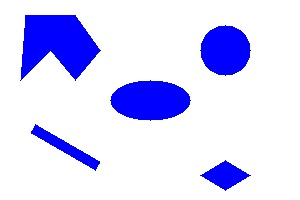
#> input picture map.jpg, 300 x 200 px
$ python planning.py
#> lines starting #> are read from the running program, lines starting #| are printed output that depends on the picture
import numpy as np
from utils import const
from queue import PriorityQueue
import cv2
import imageio
import time


class PathPlanning:

    def __init__(self,start_node, goal_node, step_size, step_theta):
        self.step_theta = step_theta
        self.start_node = start_node[0], start_node[1], start_node[2]//self.step_theta
        self.goal_node = goal_node[0], goal_node[1]
        self.step_size = step_size
        # Store map dimensions
        self.map_size = const.map_size[0], const.map_size[1], (const.total_angle // step_theta)
        # Define 3-D arrays to store information about generated nodes and parent nodes
        self.parent = np.full(fill_value=const.no_parent, shape=self.map_size)
        # Define a 3-D array to store base cost of each node
        self.base_cost = np.full(fill_value=const.default_base_cost, shape=self.map_size)
        self.base_cost[self.start_node[0]][self.start_node[1]][self.start_node[2]] = 0

    def get_cost2go(self, curr_node):
        if const.heuristic == "euclidean":
            return np.sqrt(((self.goal_node[0] - curr_node[0]) ** 2) + ((self.goal_node[1] - curr_node[1]) ** 2))

    def get_cost2come(self, curr_node, child_node):
        return np.sqrt(((child_node[0]- curr_node[0])**2) + ((child_node[1]- curr_node[1])**2)) + \
                self.base_cost[curr_node[0]][curr_node[1]][curr_node[2]]

    def get_cost(self,curr_node, child_node):
        if curr_node == self.start_node:
            return self.get_cost2go(curr_node)
        return self.get_cost2come(curr_node,child_node) + self.get_cost2go(child_node)

    def get_child_node(self, curr_node, action):
        theta_new = (curr_node[2]+action-int(const.max_actions/2))*self.step_theta
        x_new = round(curr_node[0] + self.step_size*np.sin(np.radians(theta_new)))
        y_new = round(curr_node[1] + self.step_size*np.cos(np.radians(theta_new)))
        return int(x_new), int(y_new), int(theta_new // self.step_theta) % (12)

    def is_valid(self, map_, curr_node):
        if 0 < curr_node[0] < self.map_size[0] and 0 < curr_node[1] < self.map_size[1]\
                and (map_[curr_node[0]][curr_node[1]] == [255, 255, 255]).all():
            return True
        else:
            return False

    def Astar(self, map_):

        start_time = time.time()
        explore_queue = PriorityQueue()
        explore_queue.put((self.get_cost(self.start_node, None), self.start_node))
        img = cv2.circle(map_, (self.start_node[1], self.start_node[0]), 3, [0, 0, 0], -1)
        img = cv2.circle(img, (self.goal_node[1], self.goal_node[0]), 3, [0, 0, 0],  -1)
        #cv2.imshow('curr', map_); cv2.waitKey(0); cv2.destroyAllWindows()

        while explore_queue:
            curr_node = explore_queue.get()[1]
            if self.get_cost2go(curr_node) < const.goal_thresh:
                print("Found goal in {}s".format(time.time()-start_time))
                self.find_optimal_path(img, curr_node)
                break

            for action in range(const.max_actions):
                child_node = self.get_child_node(curr_node, action)
                if self.is_valid(map_, child_node) and self.get_cost2come(curr_node, child_node) \
                    < self.base_cost[child_node[0]][child_node[1]][child_node[2]]:
                    img[child_node[0]][child_node[1]] = [0, 255, 0]
                    #cv2.imshow('curr', map_); cv2.waitKey(1)#; cv2.destroyAllWindows()
                    self.base_cost[child_node[0]][child_node[1]][child_node[2]] = \
                        self.get_cost2come(curr_node, child_node)
                    explore_queue.put((self.get_cost(curr_node, child_node), child_node))
                    self.parent[child_node[0]][child_node[1]][child_node[2]] = \
                        np.ravel_multi_index([curr_node[0], curr_node[1], curr_node[2]], dims=self.map_size)

    def find_optimal_path(self, img, curr_node):
        nodes = []
        images = []
        output = './outputs/output.gif'
        while self.parent[curr_node[0]][curr_node[1]][curr_node[2]] != const.no_parent:
            nodes.append(curr_node)
            curr_node = np.unravel_index(self.parent[curr_node[0]][curr_node[1]][curr_node[2]], dims=self.map_size)
        nodes = nodes[::-1]

        for i in range(len(nodes)-1):
            cv2.line(img, (nodes[i+1][1],nodes[i+1][0]), (nodes[i][1],nodes[i][0]), (0, 0, 255), thickness=1, lineType=8)
            images.append(np.uint8(img.copy()))
        imageio.mimsave(output, images, fps=55)


def cartesian_to_img(map_, node):
    rows, cols, ch = map_.shape
    x = const.scaling_factor*node[0]
    y = rows - const.scaling_factor*node[1] - 1
    if  0< x < cols and 0 < y < rows and (map_[y][x] == [255, 255, 255]).all():
        return y, x, node[2]
    else:
        return None


if __name__=='__main__':
    map_ = cv2.imread('../map.jpg')
#> map_ is the input picture: shape (200, 300, 3); mean B, G, R 252.9, 214.9, 214.8
    map_ = cv2.resize(map_, (600, 400))
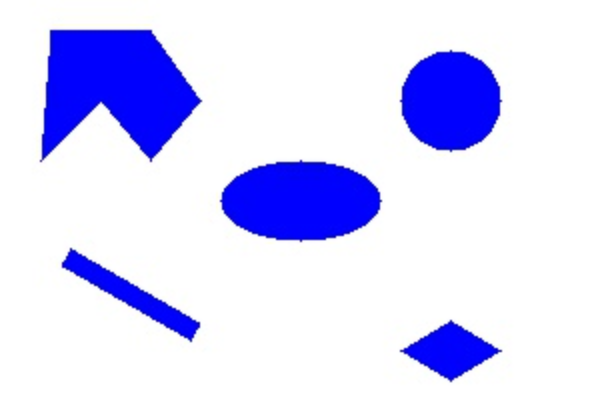
#> map_: shape (400, 600, 3); mean B, G, R 252.9, 214.9, 214.8
    start_node = [50, 30, 60]
    goal_node = [295, 195, 0]
    start_node = cartesian_to_img(map_, start_node)
#> start_node = (339, 100, 60)
    goal_node = cartesian_to_img(map_, goal_node)
#> goal_node = (9, 590, 0)
    if start_node is None or goal_node is None:
        exit(1)
    a_star = PathPlanning(start_node, goal_node, 10, 30)
#> in __init__, `self.start_node = start_node[0], start_node[1], start_node[2]//self.st..`: self.start_node = (339, 100, 2)
#> in __init__, `self.goal_node = goal_node[0], goal_node[1]`: self.goal_node = (9, 590)
    a_star.Astar(map_)
#> in Astar, `img = cv2.circle(img, (self.goal_node[1], self.goal_node[0]), 3, [0, 0..`: img: shape (400, 600, 3); mean B, G, R 252.9, 214.9, 214.8
#> the loop in Astar, `while explore_queue:` made 7770 passes
#> curr_node on passes 2 to 4: (339, 110, 0), (344, 109, 1), (348, 95, 4)
#> after the loop in Astar, `while explore_queue:`:
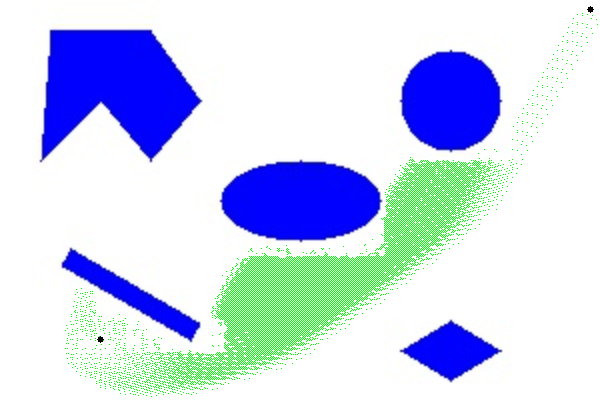
#> img: shape (400, 600, 3); mean B, G, R 239.7, 214.9, 201.6
#> (the run stopped early here; a loop or call above may not have finished)
